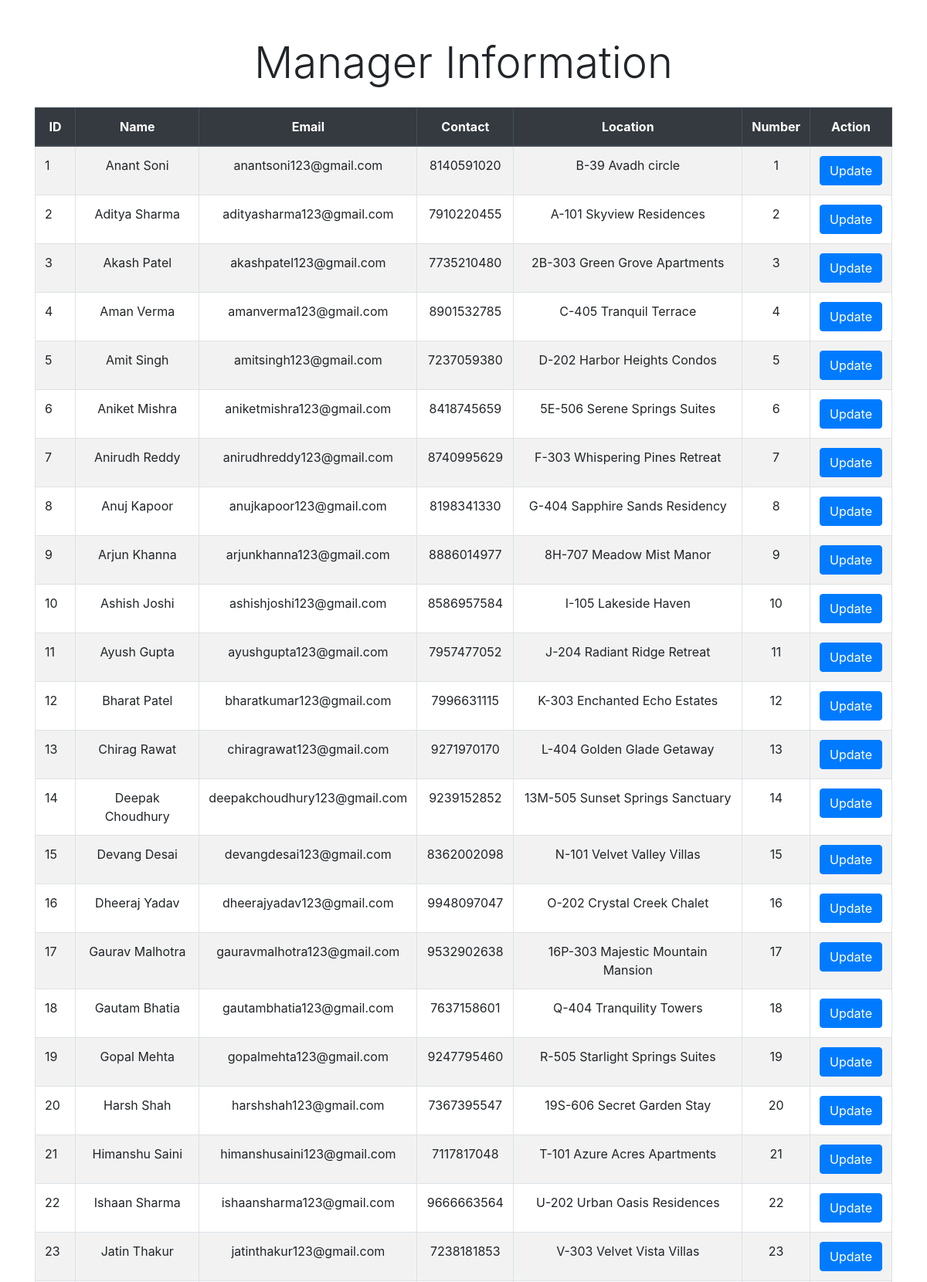
The app's page /Admin/client-update-mngr-details.php (upper part) with its own data.
### tables this page shows
CREATE TABLE `emp_details` (
  `em_id` int(11) NOT NULL,
  `em_name` varchar(30) NOT NULL,
  `em_email` varchar(30) NOT NULL,
  `em_contact` bigint(11) NOT NULL,
  `em_location` varchar(50) NOT NULL,
  `em_no` int(30) NOT NULL
);

### Admin/client-update-mngr-details.php (the view, shortened to what this page needs)
<!DOCTYPE html>
<html lang="en">
<head>
    <link rel="stylesheet" href="https://stackpath.bootstrapcdn.com/bootstrap/4.5.2/css/bootstrap.min.css">
    <link rel="stylesheet" href="https://stackpath.bootstrapcdn.com/bootstrap/4.5.2/css/bootstrap-theme.min.css">
</head>
<body>
<div class="container">
    <h1 class="display-4 text-center mt-5 mb-4">Manager Information</h1>
    <?php
    require "connection.php";
    $sql = "SELECT em_id, em_name, em_email, em_contact, em_location, em_no FROM emp_details";
    $result = $conn->query($sql);
    if ($result->num_rows > 0) {
        echo '<div class="table-responsive">';
        echo '<table class="table table-striped table-bordered">';
        echo '<thead class="thead-dark"><tr><th style="text-align: center;">ID</th><th style="text-align: center;">Name</th><th style="text-align: center;">Email</th><th style="text-align: center;">Contact</th><th style="text-align: center;">Location</th><th style="text-align: center;">Number</th><th style="text-align: center;">Action</th></tr></thead>';
        echo '<tbody>';
        while($row = $result->fetch_assoc()) {
            echo '<tr><td>'.$row["em_id"].'</td><td style="text-align: center;">'.$row["em_name"].'</td><td style="text-align: center;">'.$row["em_email"].'</td><td style="text-align: center;">'.$row["em_contact"].'</td><td style="text-align: center;">'.$row["em_location"].'</td><td style="text-align: center;">'.$row["em_no"].'</td><td style="text-align: center;"><a href="update.php?em_id='.$row["em_id"].'" class="btn btn-primary">Update</a></td></tr>';
        }
        echo '</tbody></table>';
        echo '</div>';
    } else {
        echo '<p class="text-center">0 results</p>';
    }
    ?>
</div>
</body>
</html>

### records on screen
emp_details: em_id "1", em_name "Anant Soni", em_email "anantsoni123@gmail.com", em_contact "8140591020", em_location "B-39 Avadh circle", em_no "1"
emp_details: em_id "2", em_name "Aditya Sharma", em_email "adityasharma123@gmail.com", em_contact "7910220455", em_location "A-101 Skyview Residences", em_no "2"
emp_details: em_id "3", em_name "Akash Patel", em_email "akashpatel123@gmail.com", em_contact "7735210480", em_location "2B-303 Green Grove Apartments", em_no "3"
emp_details: em_id "4", em_name "Aman Verma", em_email "amanverma123@gmail.com", em_contact "8901532785", em_location "C-405 Tranquil Terrace", em_no "4"
emp_details: em_id "5", em_name "Amit Singh", em_email "amitsingh123@gmail.com", em_contact "7237059380", em_location "D-202 Harbor Heights Condos", em_no "5"
emp_details: em_id "6", em_name "Aniket Mishra", em_email "aniketmishra123@gmail.com", em_contact "8418745659", em_location "5E-506 Serene Springs Suites", em_no "6"
emp_details: em_id "7", em_name "Anirudh Reddy", em_email "anirudhreddy123@gmail.com", em_contact "8740995629", em_location "F-303 Whispering Pines Retreat", em_no "7"
emp_details: em_id "8", em_name "Anuj Kapoor", em_email "anujkapoor123@gmail.com", em_contact "8198341330", em_location "G-404 Sapphire Sands Residency", em_no "8"
emp_details: em_id "9", em_name "Arjun Khanna", em_email "arjunkhanna123@gmail.com", em_contact "8886014977", em_location "8H-707 Meadow Mist Manor", em_no "9"
emp_details: em_id "10", em_name "Ashish Joshi", em_email "ashishjoshi123@gmail.com", em_contact "8586957584", em_location "I-105 Lakeside Haven", em_no "10"
emp_details: em_id "11", em_name "Ayush Gupta", em_email "ayushgupta123@gmail.com", em_contact "7957477052", em_location "J-204 Radiant Ridge Retreat", em_no "11"
emp_details: em_id "12", em_name "Bharat Patel", em_email "bharatkumar123@gmail.com", em_contact "7996631115", em_location "K-303 Enchanted Echo Estates", em_no "12"
emp_details: em_id "13", em_name "Chirag Rawat", em_email "chiragrawat123@gmail.com", em_contact "9271970170", em_location "L-404 Golden Glade Getaway", em_no "13"
emp_details: em_id "14", em_name "Deepak Choudhury", em_email "deepakchoudhury123@gmail.com", em_contact "9239152852", em_location "13M-505 Sunset Springs Sanctuary", em_no "14"
emp_details: em_id "15", em_name "Devang Desai", em_email "devangdesai123@gmail.com", em_contact "8362002098", em_location "N-101 Velvet Valley Villas", em_no "15"
emp_details: em_id "16", em_name "Dheeraj Yadav", em_email "dheerajyadav123@gmail.com", em_contact "9948097047", em_location "O-202 Crystal Creek Chalet", em_no "16"
emp_details: em_id "17", em_name "Gaurav Malhotra", em_email "gauravmalhotra123@gmail.com", em_contact "9532902638", em_location "16P-303 Majestic Mountain Mansion", em_no "17"
emp_details: em_id "18", em_name "Gautam Bhatia", em_email "gautambhatia123@gmail.com", em_contact "7637158601", em_location "Q-404 Tranquility Towers", em_no "18"
emp_details: em_id "19", em_name "Gopal Mehta", em_email "gopalmehta123@gmail.com", em_contact "9247795460", em_location "R-505 Starlight Springs Suites", em_no "19"
emp_details: em_id "20", em_name "Harsh Shah", em_email "harshshah123@gmail.com", em_contact "7367395547", em_location "19S-606 Secret Garden Stay", em_no "20"
emp_details: em_id "21", em_name "Himanshu Saini", em_email "himanshusaini123@gmail.com", em_contact "7117817048", em_location "T-101 Azure Acres Apartments", em_no "21"
emp_details: em_id "22", em_name "Ishaan Sharma", em_email "ishaansharma123@gmail.com", em_contact "9666663564", em_location "U-202 Urban Oasis Residences", em_no "22"
emp_details: em_id "23", em_name "Jatin Thakur", em_email "jatinthakur123@gmail.com", em_contact "7238181853", em_location "V-303 Velvet Vista Villas", em_no "23"
